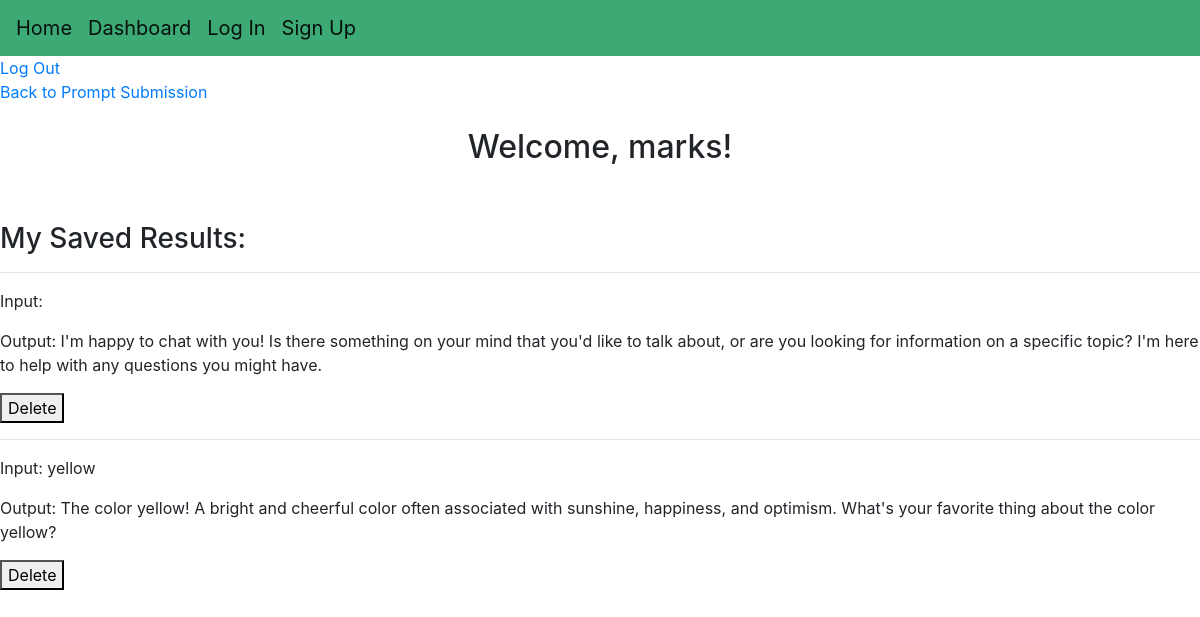
/dashboard (signed in), run on an earlier commit of the app's database.
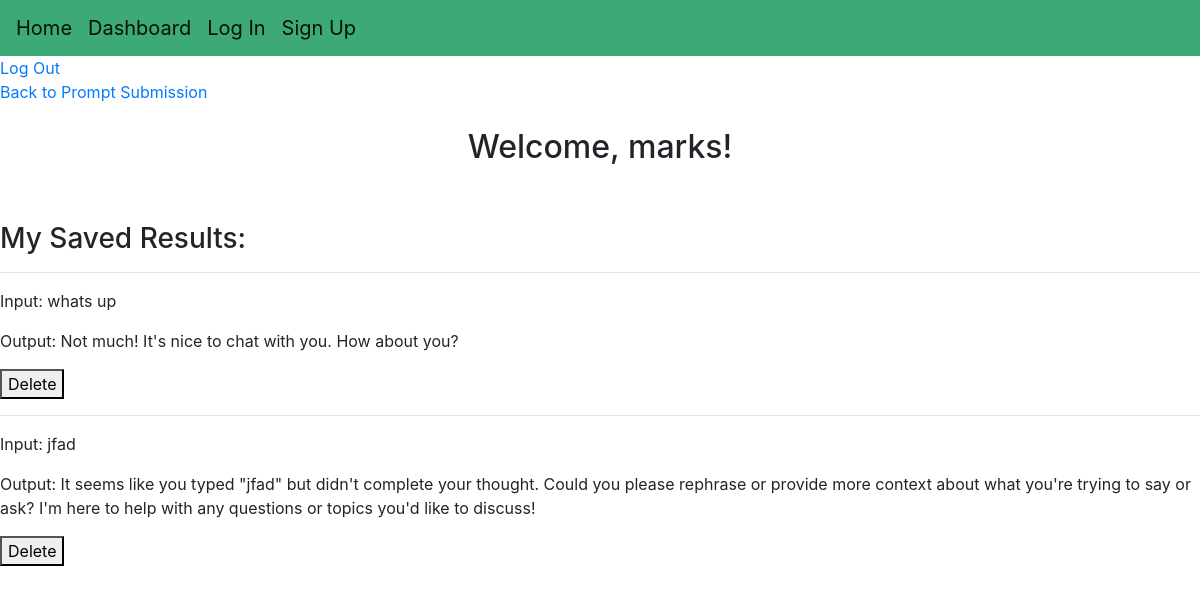
And on a later commit of the database.
### app.py (models this page shows)
class User(db.Model, UserMixin):
     id = db.Column(db.Integer, primary_key=True)
     username = db.Column(db.String(20), nullable=False, unique=True)
     password = db.Column(db.String(80), nullable=False)

class Prompts(db.Model):
     id = db.Column(db.Integer, primary_key=True)
     user = db.Column(db.String)
     input = db.Column(db.String(1000), nullable=False, unique=False)
     output = db.Column(db.String(1000), nullable=False)

### app.py (the view)
@app.route('/dashboard', methods=["POST", "GET"])
@login_required
def dashboard():
    finalUserPrompts = []
    userPrompts = Prompts.query.filter_by(user = session['user']).all()
    for entry in userPrompts:
        prompt = {}
        prompt["Search"] = entry.id
        prompt["Input"] = entry.input
        prompt["Output"] = entry.output
        finalUserPrompts.append(prompt)
    return render_template('dashboard.html', userPrompts = finalUserPrompts)

### app.py (called while the page is built)
@login_manager.user_loader
def load_user(user_id):
     return User.query.get(int(user_id))

### templates/dashboard.html
{% extends "index.html" %}
{% block content %}
<a href="{{ url_for('logout') }}">Log Out</a><br>
<a href="{{ url_for('hello') }}">Back to Prompt Submission</a>
<br><br>
<center><h2>Welcome, {{ current_user.username }}!</h2></center> <br><br>
<h3>My Saved Results:</h3>
{% for prompt in userPrompts%}
    <hr></hr>
    {% for key, value in prompt.items() %}
        {% if key == 'Search' %}
            <p> </p>
        {% else %}
            <p>{{ key }}: {{ value }}</p>
        {% endif %}
    {% endfor %}
        <form action="{{ url_for('delete', id=prompt["Search"]) }}">
        <button type="submit">Delete</button>
    {% endfor %}
{% endblock %}

### templates/index.html (shortened to what this page needs)
<!DOCTYPE html>
<html lang="en">
<head>
    <link rel="stylesheet" href="https://cdn.jsdelivr.net/npm/bootstrap@4.6.2/dist/css/bootstrap.min.css">
    <link rel= "stylesheet" type= "text/css" href= "{{ url_for('static',filename='styles/main.css') }}">
    <nav class="navbar navbar-expand-md navbar-light" style="background-color: #3da975;">
        <a class="navbar-brand" href="{{ url_for('hello') }}">Home</a>
        <a class="navbar-brand" href="{{ url_for('dashboard') }}">Dashboard</a>
        <a class="navbar-brand" href="{{ url_for('login') }}">Log In</a>
        <a class="navbar-brand" href="{{ url_for('register') }}">Sign Up</a>
    </nav>
</head>
<body>
    {% block content %}
    {% endblock %}
</body>
</html>

What changed in the data, as far as the page shows it:
removed Prompts: prompt "Input", key "Output", output "I'm happy to chat with you! Is there something on your mind that you'd like to talk about, or are you looking for information on a specific topic? I'm here to help with any questions you might have."
removed Prompts: key "Input", input "yellow", key "Output", output "The color yellow! A bright and cheerful color often associated with sunshine, happiness, and optimism. What's your favorite thing about the color yellow?"
added Prompts: key "Input", input "whats up", key "Output", output "Not much! It's nice to chat with you. How about you?"
added Prompts: key "Input", input "jfad", key "Output", output "It seems like you typed \"jfad\" but didn't complete your thought. Could you please rephrase or provide more context about what you're trying to say or ask? I'm here to help with any questions or topics you'd like to discuss!"
